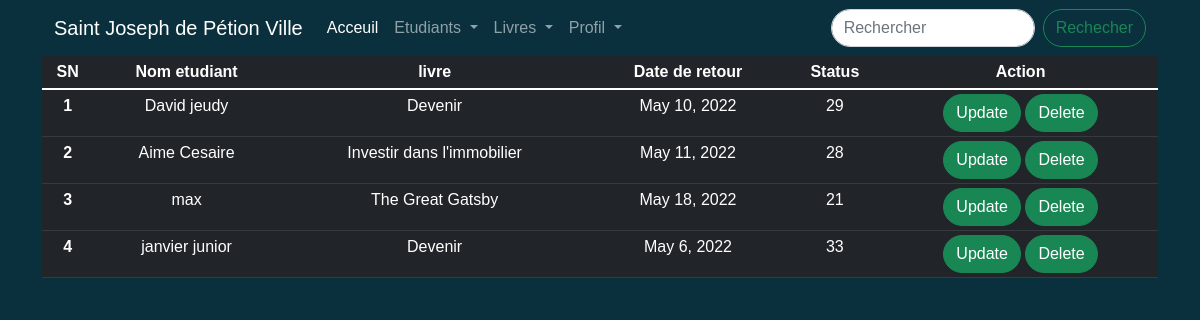
Screenshot of /borrowers/ (signed in) with the database file from the repository.
### library/models.py (models this page shows, shortened)
class Borrower(models.Model):
    id = models.UUIDField(primary_key=True, unique=True,
                          default=uuid.uuid4, editable=False)
    student = models.ForeignKey('Account', on_delete=models.CASCADE)
    book = models.ForeignKey('Book', on_delete=models.CASCADE)
    issue_date = models.DateField(
        null=True, blank=True, help_text='YYYY-MM-DD', default=date.today)
    return_date = models.DateField(
        null=True, blank=True, help_text='YYYY-MM-DD')
    def fine(self):
        today = date.today()
        fine = 0
        if self.return_date <= today:
            fine += 1 * (today - self.return_date).days
        return fine

class Account(AbstractBaseUser, PermissionsMixin):
    id = models.UUIDField(primary_key=True, unique=True,
                          default=uuid.uuid4, editable=False)
    email = models.EmailField(verbose_name="email", max_length=60, unique=True)
    name = models.CharField(max_length=60, unique=False)
    username = models.CharField(max_length=30, unique=True)
    enrollment_no = models.IntegerField(
        unique=True, default=random.randint(10000, 99999))
    date_joined = models.DateTimeField(
        verbose_name='date joined', auto_now_add=True)
    last_login = models.DateTimeField(verbose_name='last login', auto_now=True)
    pic = models.ImageField(blank=True, upload_to='students')
    is_admin = models.BooleanField(default=False)
    is_active = models.BooleanField(default=True)
    is_staff = models.BooleanField(default=False)
    is_superuser = models.BooleanField(default=False)
    USERNAME_FIELD = 'email'
    REQUIRED_FIELDS = ['name', 'username']
    objects = MyAccountManager()

class Book(models.Model):
    id = models.UUIDField(primary_key=True, unique=True,
                          default=uuid.uuid4, editable=False)
    title = models.CharField(max_length=200)
    author = models.CharField(max_length=100)
    summary = models.TextField(
        max_length=1000, help_text="Enter a brief description of the book")
    isbn = models.CharField('ISBN', max_length=13,
                            help_text='13 Character https://www.isbn-international.org/content/what-isbn')
    genre = models.ManyToManyField(
        Genre, help_text="Select a genre for this book")
    language = models.ForeignKey(
        'Language', on_delete=models.SET_NULL, null=True)
    total_copies = models.IntegerField()
    pic = models.ImageField(blank=True, null=True, upload_to='books')
    available_copies = models.IntegerField(name='available_copies')

### library/views.py (the view)
# urls.py: path('borrowers/', BorrowerView.as_view(), name='borrower-list'),
class BorrowerView(LoginRequiredMixin, ListView):
    model=Borrower
    context_object_name='borrowers'
    template_name = 'library/borrower_list.html'
    def get_context_data(self, **kwargs):
        context=super().get_context_data(**kwargs)
        if self.request.user.is_admin or self.request.user.is_superuser:
            context['borrowers']=context['borrowers']
        else:
            context['borrowers']=context['borrowers'].filter(student = self.request.user.id)
        return context

### library/templates/library/borrower_list.html
{% extends "library/base.html" %} {% block content %}
<table class="table table-sm table-dark" style="margin: auto;">
  <thead>
    <tr>
      <th scope="col">SN</th>
      <th scope="col">Nom etudiant</th>
      <th scope="col">livre</th>
      <th scope="col">Date de retour</th>
      <th scope="col">Status</th>
      {% if request.user.is_admin or request.user.is_superuser %}
      <th scope="col">Action</th>{% endif %}
    </tr>
  </thead>
  {% if borrowers %}
  <tbody>
    {% for borrower in borrowers %}
    <tr>
      <th scope="row">{{ forloop.counter }}</th>
      <td>{{borrower.student.name}}</td>
      <td>{{borrower.book.title}}</td>
      <td>{{borrower.return_date}}</td>
      <td>{{borrower.fine}}</td>
      <td>{% if request.user.is_admin or request.user.is_superuser %}
        <a href="{% url 'library:borrower-update' borrower.id%}" class="btn btn-success">Update</a>  <a href="{% url 'library:borrower-delete' borrower.id%}" class="btn btn-success">Delete</a>
        {% endif %}</td>
    </tr>
    {% endfor %}
  </tbody>
  {% else %}
  <tbody><tr><td colspan="6"> Pas de livres en pret.</td></tr></tbody>
  {% endif %}
</table>
{% endblock %}

### library/templates/library/base.html (style rules this page uses)
body, html { margin: 0; padding: 0; height: 100%; background: #0a2f3d !important; color: rgb(149, 224, 224); font-family: Helvetica, Arial, sans-serif; }
.btn { border-radius: 1.4rem; }
th,td { text-align: center; margin: auto; }
.table { color: rgb(255, 255, 255); }

### rows the page displays
Borrower: student.name "David jeudy", book "Devenir", return_date "May 10, 2022", fine "29"
Borrower: student.name "Aime Cesaire", book "Investir dans l'immobilier", return_date "May 11, 2022", fine "28"
Borrower: student.name "max", book "The Great Gatsby", return_date "May 18, 2022", fine "21"
Borrower: student.name "janvier junior", book "Devenir", return_date "May 6, 2022", fine "33"
